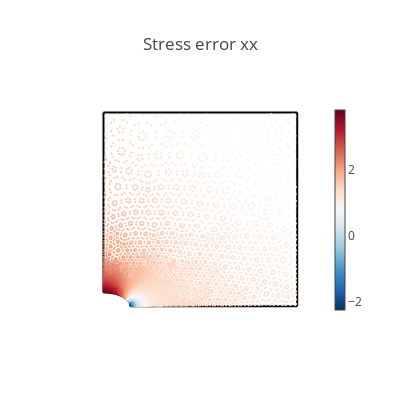
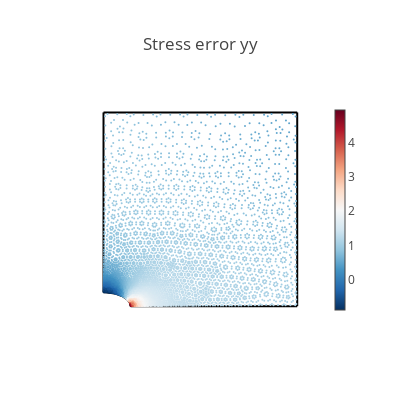
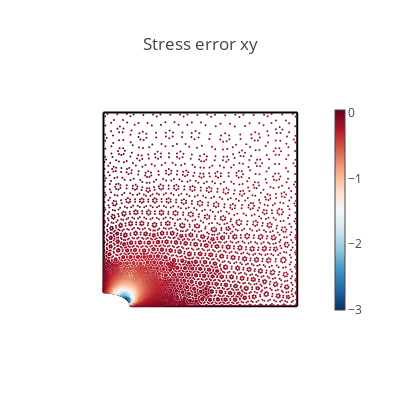
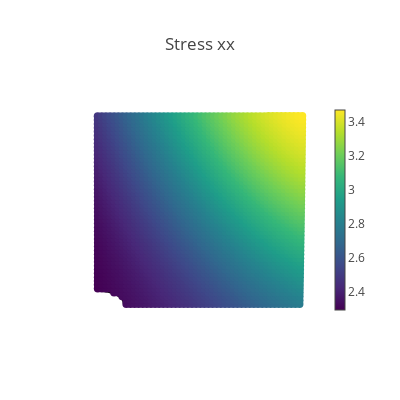

The cell these charts' notebook holds for them, in order:
### Code cell
# Create a validation domain different from the training domain
val_x, val_y = np.meshgrid(np.linspace(0, L, 50), np.linspace(0, L, 50))
val_domain = np.vstack([val_x.ravel(), val_y.ravel()]).T
mask = (
    ((val_domain[:, 0] ** 2) / (Rx**2)) + ((val_domain[:, 1] ** 2) / (Ry**2))
) > 1
val = torch.tensor(val_domain[mask], requires_grad=True, device= device)

# Compute model predictions on the validation domain
disp = net(val)
def_val = val + disp
stress = torch.vmap(sigma)(val)
mises = torch.sqrt(
    stress[:, 0, 0] ** 2
    + stress[:, 1, 1] ** 2
    - stress[:, 0, 0] * stress[:, 1, 1]
    + 3 * stress[:, 0, 1] ** 2
)
# print([loss.item() for loss in compute_les(val)])


@torch.no_grad()
def make_plot(x, y, variable, title, cmap=sequential.Viridis, size=8.0):
    fig = go.Figure()

    # Plot boundaries
    m = dict(color="black")
    fig.add_trace(go.Scatter(x=top[:, 0], y=top[:, 1], mode="lines", marker=m))
    fig.add_trace(go.Scatter(x=bottom[:, 0], y=bottom[:, 1], mode="lines", marker=m))
    fig.add_trace(go.Scatter(x=left[:, 0], y=left[:, 1], mode="lines", marker=m))
    fig.add_trace(go.Scatter(x=right[:, 0], y=right[:, 1], mode="lines", marker=m))
    fig.add_trace(go.Scatter(x=hole[:, 0], y=hole[:, 1], mode="lines", marker=m))

    # Plot variable values
    m = dict(color=variable, colorscale=cmap, size=size, colorbar=dict(thickness=10))
    fig.add_trace(go.Scatter(x=x, y=y, marker=m, mode="markers"))

    # plot settings
    fig.layout.yaxis.scaleanchor = "x"
    fig.update_layout(
        template="none", width=400, height=400, title=title, showlegend=False
    )
    fig.update_xaxes(visible=False)
    fig.update_yaxes(visible=False)
    fig.show()


# Compute data error
s_data = data_output[:, 0:3]
s_pred = torch.vmap(sigma)(data_input[:, 0:2])
ds_xx = s_data[:, 0] - s_pred[:, 0, 0]
ds_yy = s_data[:, 1] - s_pred[:, 1, 1]
ds_xy = s_data[:, 2] - s_pred[:, 0, 1]


# Plot stress errors
cmap = sequential.RdBu_r
make_plot(*data_input[:, 0:2].T, ds_xx, "Stress error xx", size=2.0, cmap=cmap)
make_plot(*data_input[:, 0:2].T, ds_yy, "Stress error yy", size=2.0, cmap=cmap)
make_plot(*data_input[:, 0:2].T, ds_xy, "Stress error xy", size=2.0, cmap=cmap)

# Plot stresses
make_plot(*def_val.T, stress[:, 0, 0], "Stress xx")
make_plot(*def_val.T, stress[:, 0, 1], "Stress xy")
make_plot(*def_val.T, stress[:, 1, 1], "Stress yy")
make_plot(*def_val.T, mises, "Mises stress")

# Plot displacements
make_plot(*def_val.T, disp[:, 0], "Displacement in x", cmap=sequential.Inferno)
make_plot(*def_val.T, disp[:, 1], "Displacement in y", cmap=sequential.Inferno)

### Figure 1 — Plotly figure (JSON) as saved in the notebook; plotly's stock layout.template omitted (floating-point values rounded to 4 significant figures; data arrays with more than 128 entries replaced by an {"elided": "..."} marker saying what was removed)
{"data": [{"marker": {"color": "black"}, "mode": "lines", "type": "scatter", "x": [0, 0.04167, 0.08333, 0.125, 0.1667, 0.2083, 0.25, 0.2917, 0.3333, 0.375, 0.4167, 0.4583, 0.5, 0.5417, 0.5833, 0.625, 0.6667, 0.7083, 0.75, 0.7917, 0.8333, 0.875, 0.9167, 0.9583, 1], "y": [1, 1, 1, 1, 1, 1, 1, 1, 1, 1, 1, 1, 1, 1, 1, 1, 1, 1, 1, 1, 1, 1, 1, 1, 1]}, {"marker": {"color": "black"}, "mode": "lines", "type": "scatter", "x": [0.14, 0.183, 0.226, 0.269, 0.312, 0.355, 0.398, 0.441, 0.484, 0.527, 0.57, 0.613, 0.656, 0.699, 0.742, 0.785, 0.828, 0.871, 0.914, 0.957, 1], "y": [0, 0, 0, 0, 0, 0, 0, 0, 0, 0, 0, 0, 0, 0, 0, 0, 0, 0, 0, 0, 0]}, {"marker": {"color": "black"}, "mode": "lines", "type": "scatter", "x": [0, 0, 0, 0, 0, 0, 0, 0, 0, 0, 0, 0, 0, 0, 0, 0, 0, 0, 0, 0, 0, 0, 0], "y": [0.07143, 0.1136, 0.1558, 0.1981, 0.2403, 0.2825, 0.3247, 0.3669, 0.4091, 0.4513, 0.4935, 0.5357, 0.5779, 0.6201, 0.6623, 0.7045, 0.7468, 0.789, 0.8312, 0.8734, 0.9156, 0.9578, 1]}, {"marker": {"color": "black"}, "mode": "lines", "type": "scatter", "x": [1, 1, 1, 1, 1, 1, 1, 1, 1, 1, 1, 1, 1, 1, 1, 1, 1, 1, 1, 1, 1, 1, 1, 1, 1], "y": [0, 0.04167, 0.08333, 0.125, 0.1667, 0.2083, 0.25, 0.2917, 0.3333, 0.375, 0.4167, 0.4583, 0.5, 0.5417, 0.5833, 0.625, 0.6667, 0.7083, 0.75, 0.7917, 0.8333, 0.875, 0.9167, 0.9583, 1]}, {"marker": {"color": "black"}, "mode": "lines", "type": "scatter", "x": [0.14, 0.1399, 0.1398, 0.1394, 0.139, 0.1385, 0.1378, 0.137, 0.1361, 0.135, 0.1339, 0.1326, 0.1312, 0.1297, 0.1281, 0.1264, 0.1246, 0.1226, 0.1205, 0.1184, 0.1161, 0.1137, 0.1113, 0.1087, 0.1061, 0.1033, 0.1005, 0.09752, 0.0945, 0.0914, 0.08821, 0.08495, 0.08162, 0.07821, 0.07474, 0.07119, 0.06759, 0.06393, 0.06021, 0.05644, 0.05262, 0.04875, 0.04484, 0.04089, 0.0369, 0.03288, 0.02884, 0.02476, 0.02067, 0.01656, 0.01243, 0.008294, 0.004149, 8.573e-18], "y": [0, 0.002117, 0.004231, 0.006343, 0.008448, 0.01055, 0.01264, 0.01471, 0.01678, 0.01883, 0.02086, 0.02288, 0.02487, 0.02684, 0.02879, 0.03072, 0.03262, 0.03449, 0.03632, 0.03813, 0.0399, 0.04164, 0.04334, 0.04501, 0.04663, 0.04821, 0.04975, 0.05125, 0.0527, 0.05411, 0.05547, 0.05678, 0.05803, 0.05924, 0.0604, 0.0615, 0.06255, 0.06355, 0.06449, 0.06537, 0.06619, 0.06696, 0.06767, 0.06831, 0.0689, 0.06943, 0.0699, 0.0703, 0.07065, 0.07093, 0.07115, 0.0713, 0.0714, 0.07143]}, {"marker": {"color": {"elided": "5526 float values"}, "colorbar": {"thickness": 10}, "colorscale": [[0, "rgb(5,48,97)"], [0.1, "rgb(33,102,172)"], [0.2, "rgb(67,147,195)"], [0.3, "rgb(146,197,222)"], [0.4, "rgb(209,229,240)"], [0.5, "rgb(247,247,247)"], [0.6, "rgb(253,219,199)"], [0.7, "rgb(244,165,130)"], [0.8, "rgb(214,96,77)"], [0.9, "rgb(178,24,43)"], [1, "rgb(103,0,31)"]], "size": 2}, "mode": "markers", "type": "scatter", "x": {"elided": "5526 float values"}, "y": {"elided": "5526 float values"}}], "layout": {"height": 400, "showlegend": false, "title": {"text": "Stress error xx"}, "width": 400, "xaxis": {"visible": false}, "yaxis": {"scaleanchor": "x", "visible": false}}}

### Figure 2 — Plotly figure (JSON) as saved in the notebook; plotly's stock layout.template omitted (floating-point values rounded to 4 significant figures; data arrays with more than 128 entries replaced by an {"elided": "..."} marker saying what was removed)
{"data": [{"marker": {"color": "black"}, "mode": "lines", "type": "scatter", "x": [0, 0.04167, 0.08333, 0.125, 0.1667, 0.2083, 0.25, 0.2917, 0.3333, 0.375, 0.4167, 0.4583, 0.5, 0.5417, 0.5833, 0.625, 0.6667, 0.7083, 0.75, 0.7917, 0.8333, 0.875, 0.9167, 0.9583, 1], "y": [1, 1, 1, 1, 1, 1, 1, 1, 1, 1, 1, 1, 1, 1, 1, 1, 1, 1, 1, 1, 1, 1, 1, 1, 1]}, {"marker": {"color": "black"}, "mode": "lines", "type": "scatter", "x": [0.14, 0.183, 0.226, 0.269, 0.312, 0.355, 0.398, 0.441, 0.484, 0.527, 0.57, 0.613, 0.656, 0.699, 0.742, 0.785, 0.828, 0.871, 0.914, 0.957, 1], "y": [0, 0, 0, 0, 0, 0, 0, 0, 0, 0, 0, 0, 0, 0, 0, 0, 0, 0, 0, 0, 0]}, {"marker": {"color": "black"}, "mode": "lines", "type": "scatter", "x": [0, 0, 0, 0, 0, 0, 0, 0, 0, 0, 0, 0, 0, 0, 0, 0, 0, 0, 0, 0, 0, 0, 0], "y": [0.07143, 0.1136, 0.1558, 0.1981, 0.2403, 0.2825, 0.3247, 0.3669, 0.4091, 0.4513, 0.4935, 0.5357, 0.5779, 0.6201, 0.6623, 0.7045, 0.7468, 0.789, 0.8312, 0.8734, 0.9156, 0.9578, 1]}, {"marker": {"color": "black"}, "mode": "lines", "type": "scatter", "x": [1, 1, 1, 1, 1, 1, 1, 1, 1, 1, 1, 1, 1, 1, 1, 1, 1, 1, 1, 1, 1, 1, 1, 1, 1], "y": [0, 0.04167, 0.08333, 0.125, 0.1667, 0.2083, 0.25, 0.2917, 0.3333, 0.375, 0.4167, 0.4583, 0.5, 0.5417, 0.5833, 0.625, 0.6667, 0.7083, 0.75, 0.7917, 0.8333, 0.875, 0.9167, 0.9583, 1]}, {"marker": {"color": "black"}, "mode": "lines", "type": "scatter", "x": [0.14, 0.1399, 0.1398, 0.1394, 0.139, 0.1385, 0.1378, 0.137, 0.1361, 0.135, 0.1339, 0.1326, 0.1312, 0.1297, 0.1281, 0.1264, 0.1246, 0.1226, 0.1205, 0.1184, 0.1161, 0.1137, 0.1113, 0.1087, 0.1061, 0.1033, 0.1005, 0.09752, 0.0945, 0.0914, 0.08821, 0.08495, 0.08162, 0.07821, 0.07474, 0.07119, 0.06759, 0.06393, 0.06021, 0.05644, 0.05262, 0.04875, 0.04484, 0.04089, 0.0369, 0.03288, 0.02884, 0.02476, 0.02067, 0.01656, 0.01243, 0.008294, 0.004149, 8.573e-18], "y": [0, 0.002117, 0.004231, 0.006343, 0.008448, 0.01055, 0.01264, 0.01471, 0.01678, 0.01883, 0.02086, 0.02288, 0.02487, 0.02684, 0.02879, 0.03072, 0.03262, 0.03449, 0.03632, 0.03813, 0.0399, 0.04164, 0.04334, 0.04501, 0.04663, 0.04821, 0.04975, 0.05125, 0.0527, 0.05411, 0.05547, 0.05678, 0.05803, 0.05924, 0.0604, 0.0615, 0.06255, 0.06355, 0.06449, 0.06537, 0.06619, 0.06696, 0.06767, 0.06831, 0.0689, 0.06943, 0.0699, 0.0703, 0.07065, 0.07093, 0.07115, 0.0713, 0.0714, 0.07143]}, {"marker": {"color": {"elided": "5526 float values"}, "colorbar": {"thickness": 10}, "colorscale": [[0, "rgb(5,48,97)"], [0.1, "rgb(33,102,172)"], [0.2, "rgb(67,147,195)"], [0.3, "rgb(146,197,222)"], [0.4, "rgb(209,229,240)"], [0.5, "rgb(247,247,247)"], [0.6, "rgb(253,219,199)"], [0.7, "rgb(244,165,130)"], [0.8, "rgb(214,96,77)"], [0.9, "rgb(178,24,43)"], [1, "rgb(103,0,31)"]], "size": 2}, "mode": "markers", "type": "scatter", "x": {"elided": "5526 float values"}, "y": {"elided": "5526 float values"}}], "layout": {"height": 400, "showlegend": false, "title": {"text": "Stress error yy"}, "width": 400, "xaxis": {"visible": false}, "yaxis": {"scaleanchor": "x", "visible": false}}}

### Figure 3 — Plotly figure (JSON) as saved in the notebook; plotly's stock layout.template omitted (floating-point values rounded to 4 significant figures; data arrays with more than 128 entries replaced by an {"elided": "..."} marker saying what was removed)
{"data": [{"marker": {"color": "black"}, "mode": "lines", "type": "scatter", "x": [0, 0.04167, 0.08333, 0.125, 0.1667, 0.2083, 0.25, 0.2917, 0.3333, 0.375, 0.4167, 0.4583, 0.5, 0.5417, 0.5833, 0.625, 0.6667, 0.7083, 0.75, 0.7917, 0.8333, 0.875, 0.9167, 0.9583, 1], "y": [1, 1, 1, 1, 1, 1, 1, 1, 1, 1, 1, 1, 1, 1, 1, 1, 1, 1, 1, 1, 1, 1, 1, 1, 1]}, {"marker": {"color": "black"}, "mode": "lines", "type": "scatter", "x": [0.14, 0.183, 0.226, 0.269, 0.312, 0.355, 0.398, 0.441, 0.484, 0.527, 0.57, 0.613, 0.656, 0.699, 0.742, 0.785, 0.828, 0.871, 0.914, 0.957, 1], "y": [0, 0, 0, 0, 0, 0, 0, 0, 0, 0, 0, 0, 0, 0, 0, 0, 0, 0, 0, 0, 0]}, {"marker": {"color": "black"}, "mode": "lines", "type": "scatter", "x": [0, 0, 0, 0, 0, 0, 0, 0, 0, 0, 0, 0, 0, 0, 0, 0, 0, 0, 0, 0, 0, 0, 0], "y": [0.07143, 0.1136, 0.1558, 0.1981, 0.2403, 0.2825, 0.3247, 0.3669, 0.4091, 0.4513, 0.4935, 0.5357, 0.5779, 0.6201, 0.6623, 0.7045, 0.7468, 0.789, 0.8312, 0.8734, 0.9156, 0.9578, 1]}, {"marker": {"color": "black"}, "mode": "lines", "type": "scatter", "x": [1, 1, 1, 1, 1, 1, 1, 1, 1, 1, 1, 1, 1, 1, 1, 1, 1, 1, 1, 1, 1, 1, 1, 1, 1], "y": [0, 0.04167, 0.08333, 0.125, 0.1667, 0.2083, 0.25, 0.2917, 0.3333, 0.375, 0.4167, 0.4583, 0.5, 0.5417, 0.5833, 0.625, 0.6667, 0.7083, 0.75, 0.7917, 0.8333, 0.875, 0.9167, 0.9583, 1]}, {"marker": {"color": "black"}, "mode": "lines", "type": "scatter", "x": [0.14, 0.1399, 0.1398, 0.1394, 0.139, 0.1385, 0.1378, 0.137, 0.1361, 0.135, 0.1339, 0.1326, 0.1312, 0.1297, 0.1281, 0.1264, 0.1246, 0.1226, 0.1205, 0.1184, 0.1161, 0.1137, 0.1113, 0.1087, 0.1061, 0.1033, 0.1005, 0.09752, 0.0945, 0.0914, 0.08821, 0.08495, 0.08162, 0.07821, 0.07474, 0.07119, 0.06759, 0.06393, 0.06021, 0.05644, 0.05262, 0.04875, 0.04484, 0.04089, 0.0369, 0.03288, 0.02884, 0.02476, 0.02067, 0.01656, 0.01243, 0.008294, 0.004149, 8.573e-18], "y": [0, 0.002117, 0.004231, 0.006343, 0.008448, 0.01055, 0.01264, 0.01471, 0.01678, 0.01883, 0.02086, 0.02288, 0.02487, 0.02684, 0.02879, 0.03072, 0.03262, 0.03449, 0.03632, 0.03813, 0.0399, 0.04164, 0.04334, 0.04501, 0.04663, 0.04821, 0.04975, 0.05125, 0.0527, 0.05411, 0.05547, 0.05678, 0.05803, 0.05924, 0.0604, 0.0615, 0.06255, 0.06355, 0.06449, 0.06537, 0.06619, 0.06696, 0.06767, 0.06831, 0.0689, 0.06943, 0.0699, 0.0703, 0.07065, 0.07093, 0.07115, 0.0713, 0.0714, 0.07143]}, {"marker": {"color": {"elided": "5526 float values"}, "colorbar": {"thickness": 10}, "colorscale": [[0, "rgb(5,48,97)"], [0.1, "rgb(33,102,172)"], [0.2, "rgb(67,147,195)"], [0.3, "rgb(146,197,222)"], [0.4, "rgb(209,229,240)"], [0.5, "rgb(247,247,247)"], [0.6, "rgb(253,219,199)"], [0.7, "rgb(244,165,130)"], [0.8, "rgb(214,96,77)"], [0.9, "rgb(178,24,43)"], [1, "rgb(103,0,31)"]], "size": 2}, "mode": "markers", "type": "scatter", "x": {"elided": "5526 float values"}, "y": {"elided": "5526 float values"}}], "layout": {"height": 400, "showlegend": false, "title": {"text": "Stress error xy"}, "width": 400, "xaxis": {"visible": false}, "yaxis": {"scaleanchor": "x", "visible": false}}}

### Figure 4 — Plotly figure (JSON) as saved in the notebook; plotly's stock layout.template omitted (floating-point values rounded to 4 significant figures; data arrays with more than 128 entries replaced by an {"elided": "..."} marker saying what was removed)
{"data": [{"marker": {"color": "black"}, "mode": "lines", "type": "scatter", "x": [0, 0.04167, 0.08333, 0.125, 0.1667, 0.2083, 0.25, 0.2917, 0.3333, 0.375, 0.4167, 0.4583, 0.5, 0.5417, 0.5833, 0.625, 0.6667, 0.7083, 0.75, 0.7917, 0.8333, 0.875, 0.9167, 0.9583, 1], "y": [1, 1, 1, 1, 1, 1, 1, 1, 1, 1, 1, 1, 1, 1, 1, 1, 1, 1, 1, 1, 1, 1, 1, 1, 1]}, {"marker": {"color": "black"}, "mode": "lines", "type": "scatter", "x": [0.14, 0.183, 0.226, 0.269, 0.312, 0.355, 0.398, 0.441, 0.484, 0.527, 0.57, 0.613, 0.656, 0.699, 0.742, 0.785, 0.828, 0.871, 0.914, 0.957, 1], "y": [0, 0, 0, 0, 0, 0, 0, 0, 0, 0, 0, 0, 0, 0, 0, 0, 0, 0, 0, 0, 0]}, {"marker": {"color": "black"}, "mode": "lines", "type": "scatter", "x": [0, 0, 0, 0, 0, 0, 0, 0, 0, 0, 0, 0, 0, 0, 0, 0, 0, 0, 0, 0, 0, 0, 0], "y": [0.07143, 0.1136, 0.1558, 0.1981, 0.2403, 0.2825, 0.3247, 0.3669, 0.4091, 0.4513, 0.4935, 0.5357, 0.5779, 0.6201, 0.6623, 0.7045, 0.7468, 0.789, 0.8312, 0.8734, 0.9156, 0.9578, 1]}, {"marker": {"color": "black"}, "mode": "lines", "type": "scatter", "x": [1, 1, 1, 1, 1, 1, 1, 1, 1, 1, 1, 1, 1, 1, 1, 1, 1, 1, 1, 1, 1, 1, 1, 1, 1], "y": [0, 0.04167, 0.08333, 0.125, 0.1667, 0.2083, 0.25, 0.2917, 0.3333, 0.375, 0.4167, 0.4583, 0.5, 0.5417, 0.5833, 0.625, 0.6667, 0.7083, 0.75, 0.7917, 0.8333, 0.875, 0.9167, 0.9583, 1]}, {"marker": {"color": "black"}, "mode": "lines", "type": "scatter", "x": [0.14, 0.1399, 0.1398, 0.1394, 0.139, 0.1385, 0.1378, 0.137, 0.1361, 0.135, 0.1339, 0.1326, 0.1312, 0.1297, 0.1281, 0.1264, 0.1246, 0.1226, 0.1205, 0.1184, 0.1161, 0.1137, 0.1113, 0.1087, 0.1061, 0.1033, 0.1005, 0.09752, 0.0945, 0.0914, 0.08821, 0.08495, 0.08162, 0.07821, 0.07474, 0.07119, 0.06759, 0.06393, 0.06021, 0.05644, 0.05262, 0.04875, 0.04484, 0.04089, 0.0369, 0.03288, 0.02884, 0.02476, 0.02067, 0.01656, 0.01243, 0.008294, 0.004149, 8.573e-18], "y": [0, 0.002117, 0.004231, 0.006343, 0.008448, 0.01055, 0.01264, 0.01471, 0.01678, 0.01883, 0.02086, 0.02288, 0.02487, 0.02684, 0.02879, 0.03072, 0.03262, 0.03449, 0.03632, 0.03813, 0.0399, 0.04164, 0.04334, 0.04501, 0.04663, 0.04821, 0.04975, 0.05125, 0.0527, 0.05411, 0.05547, 0.05678, 0.05803, 0.05924, 0.0604, 0.0615, 0.06255, 0.06355, 0.06449, 0.06537, 0.06619, 0.06696, 0.06767, 0.06831, 0.0689, 0.06943, 0.0699, 0.0703, 0.07065, 0.07093, 0.07115, 0.0713, 0.0714, 0.07143]}, {"marker": {"color": {"elided": "2476 float values"}, "colorbar": {"thickness": 10}, "colorscale": [[0, "#440154"], [0.1111, "#482878"], [0.2222, "#3e4989"], [0.3333, "#31688e"], [0.4444, "#26828e"], [0.5556, "#1f9e89"], [0.6667, "#35b779"], [0.7778, "#6ece58"], [0.8889, "#b5de2b"], [1, "#fde725"]], "size": 8}, "mode": "markers", "type": "scatter", "x": {"elided": "2476 float values"}, "y": {"elided": "2476 float values"}}], "layout": {"height": 400, "showlegend": false, "title": {"text": "Stress xx"}, "width": 400, "xaxis": {"visible": false}, "yaxis": {"scaleanchor": "x", "visible": false}}}
